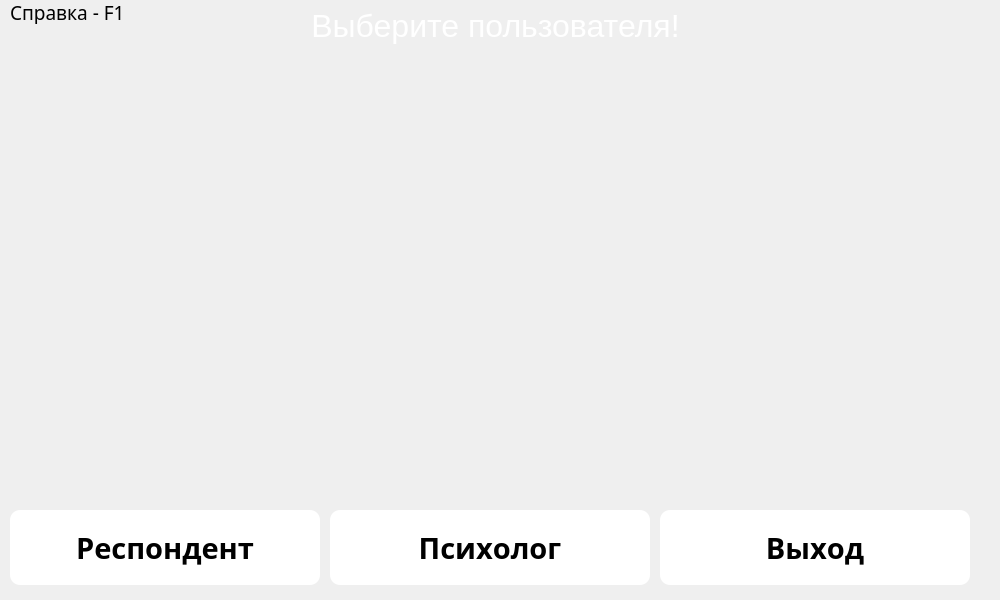
<?xml version="1.0" encoding="UTF-8"?>
<ui version="4.0">
 <class>MainAuthWidget</class>
 <widget class="QWidget" name="MainAuthWidget">
  <property name="geometry">
   <rect>
    <x>0</x>
    <y>0</y>
    <width>1000</width>
    <height>600</height>
   </rect>
  </property>
  <property name="windowTitle">
   <string>Form</string>
  </property>
  <property name="styleSheet">
   <string notr="true">QWidget#MainAuthWidget {
            background-image: url(&quot;:/pictures/back.png&quot;);
}</string>
  </property>
  <widget class="QLabel" name="name">
   <property name="geometry">
    <rect>
     <x>300</x>
     <y>0</y>
     <width>391</width>
     <height>51</height>
    </rect>
   </property>
   <property name="font">
    <font>
     <family>MS Shell Dlg 2</family>
     <pointsize>24</pointsize>
    </font>
   </property>
   <property name="styleSheet">
    <string notr="true">color: rgb(255, 255, 255);</string>
   </property>
   <property name="text">
    <string>Выберите пользователя!</string>
   </property>
   <property name="alignment">
    <set>Qt::AlignCenter</set>
   </property>
  </widget>
  <widget class="QPushButton" name="openPsycho_pushButton">
   <property name="geometry">
    <rect>
     <x>330</x>
     <y>510</y>
     <width>320</width>
     <height>75</height>
    </rect>
   </property>
   <property name="font">
    <font>
     <family>Montserrat Medium</family>
     <pointsize>22</pointsize>
     <weight>75</weight>
     <bold>true</bold>
     <kerning>false</kerning>
    </font>
   </property>
   <property name="styleSheet">
    <string notr="true">QPushButton {
border-radius: 10px;
background-color: rgb(255, 255, 255);
}
QPushButton:hover {
        background-color: rgba(216, 249, 255);
}</string>
   </property>
   <property name="text">
    <string>Психолог</string>
   </property>
  </widget>
  <widget class="QWidget" name="image" native="true">
   <property name="geometry">
    <rect>
     <x>800</x>
     <y>0</y>
     <width>200</width>
     <height>195</height>
    </rect>
   </property>
   <property name="styleSheet">
    <string notr="true">QWidget#image {
           image: url(&quot;:/pictures/face.png&quot;);
}</string>
   </property>
  </widget>
  <widget class="QLabel" name="info">
   <property name="geometry">
    <rect>
     <x>10</x>
     <y>0</y>
     <width>131</width>
     <height>24</height>
    </rect>
   </property>
   <property name="font">
    <font>
     <family>Montserrat Medium</family>
     <pointsize>14</pointsize>
    </font>
   </property>
   <property name="text">
    <string>Справка - F1</string>
   </property>
  </widget>
  <widget class="QPushButton" name="openRespond_pushButton">
   <property name="geometry">
    <rect>
     <x>10</x>
     <y>510</y>
     <width>310</width>
     <height>75</height>
    </rect>
   </property>
   <property name="font">
    <font>
     <family>Montserrat Medium</family>
     <pointsize>22</pointsize>
     <weight>75</weight>
     <bold>true</bold>
     <kerning>false</kerning>
    </font>
   </property>
   <property name="styleSheet">
    <string notr="true">QPushButton {
border-radius: 10px;
background-color: rgb(255, 255, 255);
drop-shadow: (0px 10px 10px rgba(0, 0, 0, 0.5));
}
QPushButton:hover {
        background-color: rgba(216, 249, 255);
}</string>
   </property>
   <property name="text">
    <string>Респондент</string>
   </property>
  </widget>
  <widget class="QPushButton" name="exit_pushButton">
   <property name="geometry">
    <rect>
     <x>660</x>
     <y>510</y>
     <width>310</width>
     <height>75</height>
    </rect>
   </property>
   <property name="font">
    <font>
     <family>Montserrat Medium</family>
     <pointsize>22</pointsize>
     <weight>75</weight>
     <bold>true</bold>
     <kerning>false</kerning>
    </font>
   </property>
   <property name="styleSheet">
    <string notr="true">QPushButton {
border-radius: 10px;
background-color: rgb(255, 255, 255);
}
QPushButton:hover {
        background-color: rgba(216, 249, 255);
}</string>
   </property>
   <property name="text">
    <string>Выход</string>
   </property>
  </widget>
 </widget>
 <resources/>
 <connections/>
</ui>
